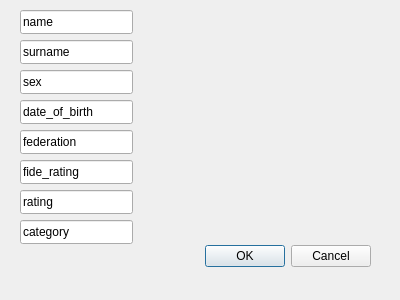
<?xml version="1.0" encoding="UTF-8"?>
<ui version="4.0">
 <class>addnewplayer</class>
 <widget class="QDialog" name="addnewplayer">
  <property name="geometry">
   <rect>
    <x>0</x>
    <y>0</y>
    <width>400</width>
    <height>300</height>
   </rect>
  </property>
  <property name="windowTitle">
   <string>Dialog</string>
  </property>
  <widget class="QDialogButtonBox" name="buttonBox">
   <property name="geometry">
    <rect>
     <x>30</x>
     <y>240</y>
     <width>341</width>
     <height>32</height>
    </rect>
   </property>
   <property name="orientation">
    <enum>Qt::Horizontal</enum>
   </property>
   <property name="standardButtons">
    <set>QDialogButtonBox::Cancel|QDialogButtonBox::Ok</set>
   </property>
  </widget>
  <widget class="QLineEdit" name="lineEdit">
   <property name="geometry">
    <rect>
     <x>20</x>
     <y>10</y>
     <width>113</width>
     <height>24</height>
    </rect>
   </property>
   <property name="text">
    <string>name</string>
   </property>
  </widget>
  <widget class="QLineEdit" name="lineEdit_2">
   <property name="geometry">
    <rect>
     <x>20</x>
     <y>40</y>
     <width>113</width>
     <height>24</height>
    </rect>
   </property>
   <property name="text">
    <string>surname</string>
   </property>
  </widget>
  <widget class="QLineEdit" name="lineEdit_3">
   <property name="geometry">
    <rect>
     <x>20</x>
     <y>70</y>
     <width>113</width>
     <height>24</height>
    </rect>
   </property>
   <property name="text">
    <string>sex</string>
   </property>
  </widget>
  <widget class="QLineEdit" name="lineEdit_4">
   <property name="geometry">
    <rect>
     <x>20</x>
     <y>100</y>
     <width>113</width>
     <height>24</height>
    </rect>
   </property>
   <property name="text">
    <string>date_of_birth</string>
   </property>
  </widget>
  <widget class="QLineEdit" name="lineEdit_5">
   <property name="geometry">
    <rect>
     <x>20</x>
     <y>130</y>
     <width>113</width>
     <height>24</height>
    </rect>
   </property>
   <property name="text">
    <string>federation</string>
   </property>
  </widget>
  <widget class="QLineEdit" name="lineEdit_6">
   <property name="geometry">
    <rect>
     <x>20</x>
     <y>160</y>
     <width>113</width>
     <height>24</height>
    </rect>
   </property>
   <property name="text">
    <string>fide_rating</string>
   </property>
  </widget>
  <widget class="QLineEdit" name="lineEdit_7">
   <property name="geometry">
    <rect>
     <x>20</x>
     <y>190</y>
     <width>113</width>
     <height>24</height>
    </rect>
   </property>
   <property name="text">
    <string>rating</string>
   </property>
  </widget>
  <widget class="QLineEdit" name="lineEdit_8">
   <property name="geometry">
    <rect>
     <x>20</x>
     <y>220</y>
     <width>113</width>
     <height>24</height>
    </rect>
   </property>
   <property name="text">
    <string>category</string>
   </property>
  </widget>
 </widget>
 <resources/>
 <connections>
  <connection>
   <sender>buttonBox</sender>
   <signal>accepted()</signal>
   <receiver>addnewplayer</receiver>
   <slot>accept()</slot>
   <hints>
    <hint type="sourcelabel">
     <x>248</x>
     <y>254</y>
    </hint>
    <hint type="destinationlabel">
     <x>157</x>
     <y>274</y>
    </hint>
   </hints>
  </connection>
  <connection>
   <sender>buttonBox</sender>
   <signal>rejected()</signal>
   <receiver>addnewplayer</receiver>
   <slot>reject()</slot>
   <hints>
    <hint type="sourcelabel">
     <x>316</x>
     <y>260</y>
    </hint>
    <hint type="destinationlabel">
     <x>286</x>
     <y>274</y>
    </hint>
   </hints>
  </connection>
 </connections>
</ui>
